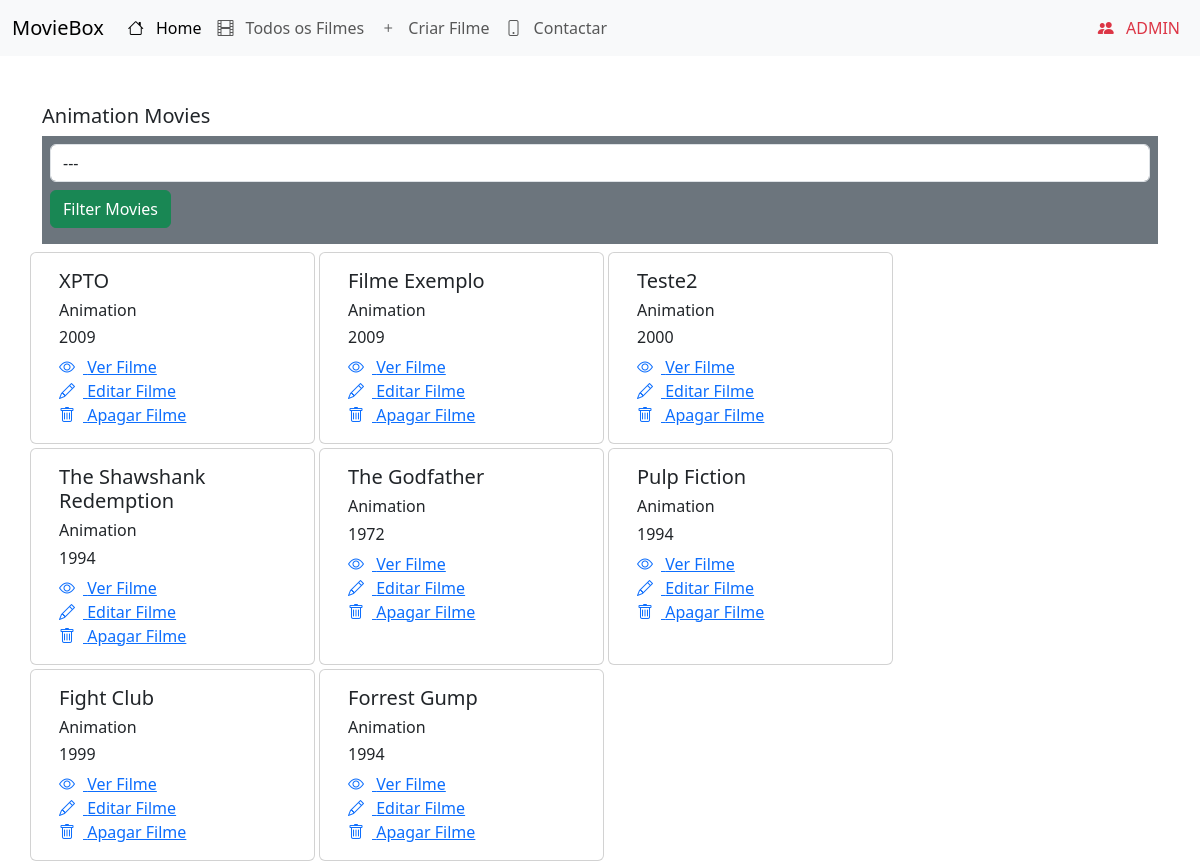
Page /movies-animation/ on the committed database.
### movies/models.py (models this page shows, shortened)
class Movie(models.Model):
    title = models.CharField(max_length=255, blank=False, null=False)
    year = models.IntegerField()
    genre = models.ForeignKey(Genre, on_delete=models.SET_NULL, null=True)
    class Meta:
        verbose_name = "Movie"
        verbose_name_plural = "Movies"

class Genre(models.Model):
    name = models.CharField(max_length=100)
    class Meta:
        verbose_name = "Genre"
        verbose_name_plural = "Genres"
    def __str__(self):
        return self.name

### movies/views.py (the view)
# urls.py: path("movies-animation/", AnimationMovieListView.as_view(), name="animation-movie-list"),
class AnimationMovieListView(TitleMixin, ListView):
    queryset = Movie.objects.filter(genre__name='Animation')
    template_name = 'movie_list.html'
    context_object_name = 'movies'
    title = "Animation Movies"

### movies/views.py (called while the page is built)
    def get_context_data(self, **kwargs):
        context = super().get_context_data(**kwargs)
        context["title"] = self.title
        return context

### movies/templates/movie_list.html (shortened to what this page needs)
{% extends 'base.html' %}
{% block content %}
    <h5>{{ title }}</h5>
    <form class="bg-secondary p-2" method="GET" action="">
        <select class="form-control" name="genre">
            <option value="">---</option>
        </select>
        <button type="submit" class="btn btn-success my-2">Filter Movies</button>
    </form>
    <div class="row gap-1 mt-2">
        {% for object in movies %}
            {% include 'movie_card.html' with movie=object %}
        {% endfor %}
    </div>
{% endblock content %}

### movies/templates/movie_card.html
<div class="card col-3">
    <div class="card-body">
        <h1 class="fs-5">{{ movie.title }}</h1>
        <h2 class="fs-6">{{ movie.genre }}</h2>
        <h2 class="fs-6">{{ movie.year }}</h2>
        {% if not detail %}
            <a href="{% url 'movie-detail' pk=movie.pk %}">
                <i class="bi bi-eye me-2"></i>
                Ver Filme
            </a>
            <br/>
        {% endif %}
        <a href="{% url 'movie-update' pk=movie.pk %}">
            <i class="bi bi-pencil me-2"></i>
            Editar Filme
        </a>
        <br/>
        <a href="{% url 'movie-delete' pk=movie.pk %}">
            <i class="bi bi-trash me-2"></i>
            Apagar Filme
        </a>
    </div>
</div>

### rows in the picture
Movie: title "XPTO", genre "Animation", year "2009"
Movie: title "Filme Exemplo", genre "Animation", year "2009"
Movie: title "Teste2", genre "Animation", year "2000"
Movie: title "The Shawshank Redemption", genre "Animation", year "1994"
Movie: title "The Godfather", genre "Animation", year "1972"
Movie: title "Pulp Fiction", genre "Animation", year "1994"
Movie: title "Fight Club", genre "Animation", year "1999"
Movie: title "Forrest Gump", genre "Animation", year "1994"

### other values in the picture
{{ title }} "Animation Movies"
